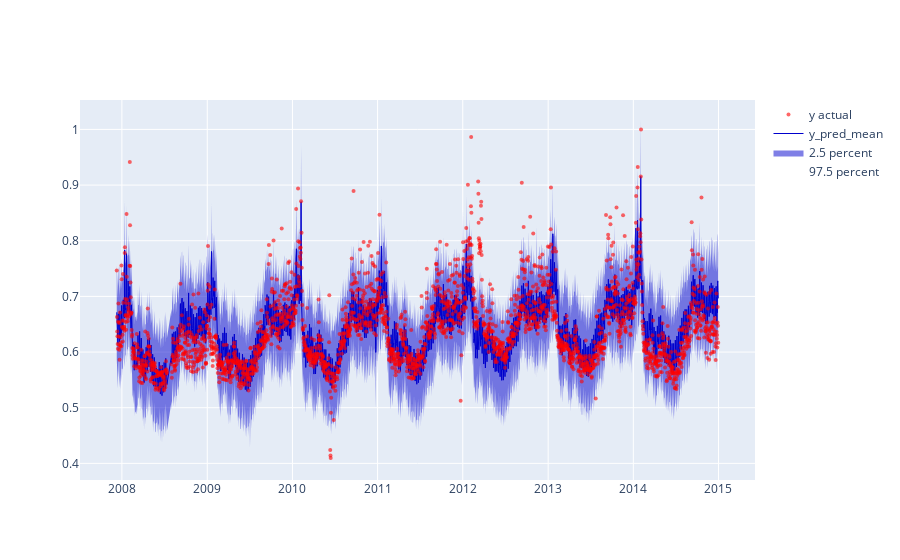

Notebook source saved alongside this figure:
### Code cell
ts_model.plot()

### Figure 1 — Plotly figure (JSON) as saved in the notebook; plotly's stock layout.template omitted (floating-point values rounded to 4 significant figures; data arrays with more than 128 entries replaced by an {"elided": "..."} marker saying what was removed)
{"data": [{"line": {"color": "mediumblue", "width": 0}, "mode": "lines", "name": "97.5 percent", "type": "scatter", "x": {"elided": "2522 str values"}, "y": {"elided": "2522 float values"}}, {"fill": "tonexty", "line": {"color": "mediumblue", "width": 0}, "mode": "lines", "name": "2.5 percent", "type": "scatter", "x": {"elided": "2522 str values"}, "y": {"elided": "2522 float values"}}, {"line": {"color": "mediumblue", "width": 1}, "mode": "lines", "name": "y_pred_mean", "type": "scatter", "x": {"elided": "2522 str values"}, "y": {"elided": "2522 float values"}}, {"marker": {"color": "red", "opacity": 0.6, "size": 4}, "mode": "markers", "name": "y actual", "type": "scatter", "x": {"elided": "2522 str values"}, "y": {"elided": "2522 float values"}}], "layout": {}}
